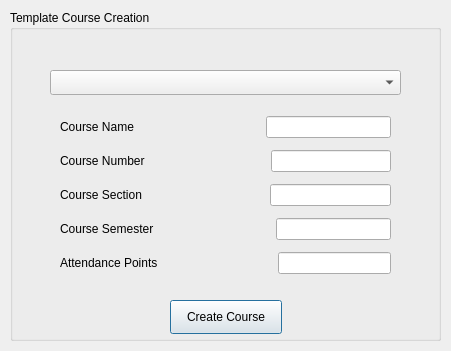
<?xml version="1.0" encoding="UTF-8"?>
<ui version="4.0">
 <class>Dialog</class>
 <widget class="QDialog" name="Dialog">
  <property name="geometry">
   <rect>
    <x>0</x>
    <y>0</y>
    <width>451</width>
    <height>351</height>
   </rect>
  </property>
  <property name="windowTitle">
   <string>Dialog</string>
  </property>
  <widget class="QGroupBox" name="groupBox">
   <property name="geometry">
    <rect>
     <x>10</x>
     <y>10</y>
     <width>431</width>
     <height>331</height>
    </rect>
   </property>
   <property name="title">
    <string>Template Course Creation</string>
   </property>
   <widget class="QComboBox" name="courseChoiceBox">
    <property name="geometry">
     <rect>
      <x>40</x>
      <y>60</y>
      <width>351</width>
      <height>25</height>
     </rect>
    </property>
   </widget>
   <widget class="QPushButton" name="createCourseButton">
    <property name="geometry">
     <rect>
      <x>160</x>
      <y>290</y>
      <width>112</width>
      <height>34</height>
     </rect>
    </property>
    <property name="text">
     <string>Create Course</string>
    </property>
   </widget>
   <widget class="QWidget" name="verticalLayoutWidget">
    <property name="geometry">
     <rect>
      <x>50</x>
      <y>100</y>
      <width>331</width>
      <height>171</height>
     </rect>
    </property>
    <layout class="QVBoxLayout" name="verticalLayout">
     <item>
      <layout class="QHBoxLayout" name="horizontalLayout_2">
       <item>
        <widget class="QLabel" name="courseNameLabel">
         <property name="text">
          <string>Course Name</string>
         </property>
        </widget>
       </item>
       <item>
        <spacer name="horizontalSpacer">
         <property name="orientation">
          <enum>Qt::Horizontal</enum>
         </property>
         <property name="sizeHint" stdset="0">
          <size>
           <width>40</width>
           <height>20</height>
          </size>
         </property>
        </spacer>
       </item>
       <item>
        <widget class="QLineEdit" name="courseNameField"/>
       </item>
      </layout>
     </item>
     <item>
      <layout class="QHBoxLayout" name="horizontalLayout_3">
       <item>
        <widget class="QLabel" name="courseNumberLabel">
         <property name="text">
          <string>Course Number</string>
         </property>
        </widget>
       </item>
       <item>
        <spacer name="horizontalSpacer_2">
         <property name="orientation">
          <enum>Qt::Horizontal</enum>
         </property>
         <property name="sizeHint" stdset="0">
          <size>
           <width>40</width>
           <height>20</height>
          </size>
         </property>
        </spacer>
       </item>
       <item>
        <widget class="QLineEdit" name="courseNumberField"/>
       </item>
      </layout>
     </item>
     <item>
      <layout class="QHBoxLayout" name="horizontalLayout_4">
       <item>
        <widget class="QLabel" name="courseSectionLabel">
         <property name="text">
          <string>Course Section</string>
         </property>
        </widget>
       </item>
       <item>
        <spacer name="horizontalSpacer_3">
         <property name="orientation">
          <enum>Qt::Horizontal</enum>
         </property>
         <property name="sizeHint" stdset="0">
          <size>
           <width>40</width>
           <height>20</height>
          </size>
         </property>
        </spacer>
       </item>
       <item>
        <widget class="QLineEdit" name="courseSectionField"/>
       </item>
      </layout>
     </item>
     <item>
      <layout class="QHBoxLayout" name="horizontalLayout_5">
       <item>
        <widget class="QLabel" name="courseSemesterLabel">
         <property name="text">
          <string>Course Semester</string>
         </property>
        </widget>
       </item>
       <item>
        <spacer name="horizontalSpacer_4">
         <property name="orientation">
          <enum>Qt::Horizontal</enum>
         </property>
         <property name="sizeHint" stdset="0">
          <size>
           <width>40</width>
           <height>20</height>
          </size>
         </property>
        </spacer>
       </item>
       <item>
        <widget class="QLineEdit" name="courseSemesterField"/>
       </item>
      </layout>
     </item>
     <item>
      <layout class="QHBoxLayout" name="horizontalLayout_6">
       <item>
        <widget class="QLabel" name="attendancePointsLabel">
         <property name="text">
          <string>Attendance Points</string>
         </property>
        </widget>
       </item>
       <item>
        <spacer name="horizontalSpacer_5">
         <property name="orientation">
          <enum>Qt::Horizontal</enum>
         </property>
         <property name="sizeHint" stdset="0">
          <size>
           <width>40</width>
           <height>20</height>
          </size>
         </property>
        </spacer>
       </item>
       <item>
        <widget class="QLineEdit" name="attendancePointsField"/>
       </item>
      </layout>
     </item>
    </layout>
   </widget>
  </widget>
 </widget>
 <resources/>
 <connections/>
</ui>
